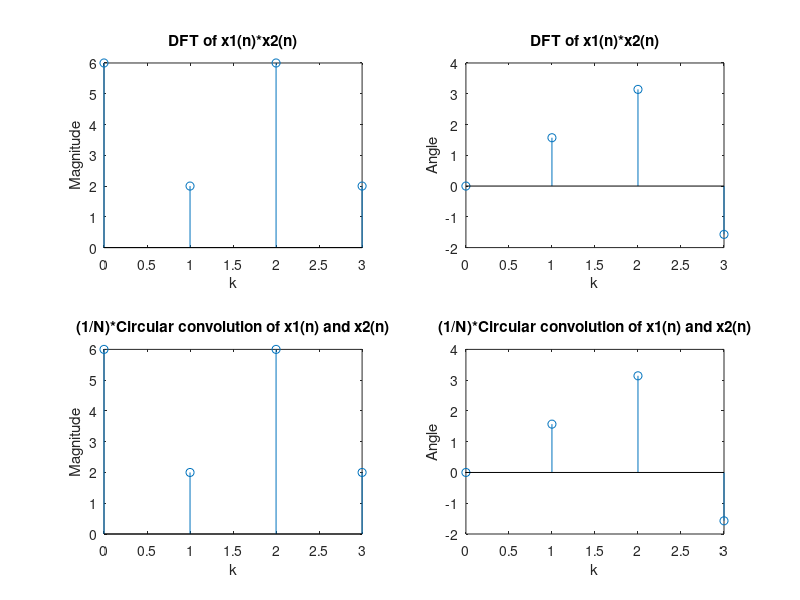

Reproduce this figure in MATLAB.
%%multiplication
x1=[1 2 3 4];
x2=[0 1 0 1];
x=x1.*x2
X=fft(x)
N=4;
X1=fft(x1);
X2=fft(x2);
Y=cconv(X1,X2,4);
Z=Y.*(1/4)
n=0:N-1;

subplot(2,2,1)
stem(n,abs(X))
xlabel('k')
ylabel('Magnitude')
title('DFT of x1(n)*x2(n)')

subplot(2,2,2)
stem(n,angle(X))
xlabel('k')
ylabel('Angle')
title('DFT of x1(n)*x2(n)')

subplot(2,2,3)
stem(n,abs(Z))
xlabel('k')
ylabel('Magnitude')
title('(1/N)*Circular convolution of x1(n) and x2(n)')

subplot(2,2,4)
stem(n,angle(Z))
xlabel('k')
ylabel('Angle')
title('(1/N)*Circular convolution of x1(n) and x2(n)')
